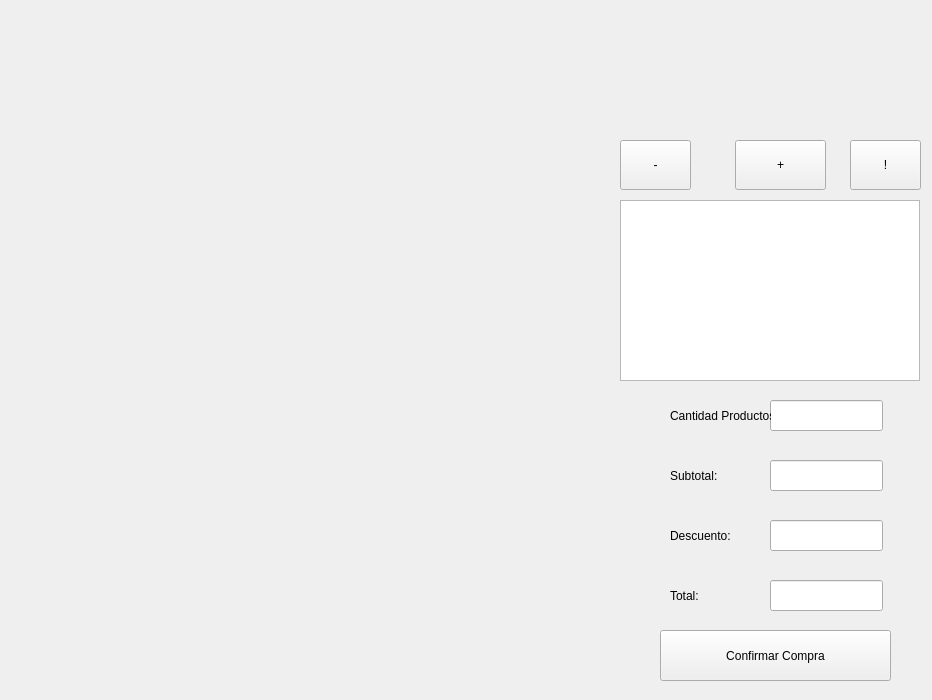
<?xml version="1.0" encoding="UTF-8"?>
<ui version="4.0">
 <class>VentanaListaProductos</class>
 <widget class="QWidget" name="VentanaListaProductos">
  <property name="geometry">
   <rect>
    <x>0</x>
    <y>0</y>
    <width>932</width>
    <height>700</height>
   </rect>
  </property>
  <property name="minimumSize">
   <size>
    <width>0</width>
    <height>0</height>
   </size>
  </property>
  <property name="maximumSize">
   <size>
    <width>1200</width>
    <height>700</height>
   </size>
  </property>
  <property name="windowTitle">
   <string>Form</string>
  </property>
  <property name="inputMethodHints">
   <set>Qt::ImhNone</set>
  </property>
  <widget class="QTableWidget" name="tableWidget">
   <property name="geometry">
    <rect>
     <x>620</x>
     <y>200</y>
     <width>300</width>
     <height>181</height>
    </rect>
   </property>
  </widget>
  <widget class="QPushButton" name="pushButton">
   <property name="geometry">
    <rect>
     <x>620</x>
     <y>140</y>
     <width>71</width>
     <height>50</height>
    </rect>
   </property>
   <property name="text">
    <string>-</string>
   </property>
  </widget>
  <widget class="QPushButton" name="pushButton_2">
   <property name="geometry">
    <rect>
     <x>735</x>
     <y>140</y>
     <width>91</width>
     <height>50</height>
    </rect>
   </property>
   <property name="text">
    <string>+</string>
   </property>
  </widget>
  <widget class="QPushButton" name="pushButton_3">
   <property name="geometry">
    <rect>
     <x>850</x>
     <y>140</y>
     <width>71</width>
     <height>50</height>
    </rect>
   </property>
   <property name="text">
    <string>!</string>
   </property>
  </widget>
  <widget class="QLabel" name="label_3">
   <property name="geometry">
    <rect>
     <x>670</x>
     <y>520</y>
     <width>101</width>
     <height>31</height>
    </rect>
   </property>
   <property name="text">
    <string>Descuento:</string>
   </property>
  </widget>
  <widget class="QLineEdit" name="lineEdit_4">
   <property name="geometry">
    <rect>
     <x>770</x>
     <y>580</y>
     <width>113</width>
     <height>31</height>
    </rect>
   </property>
   <property name="readOnly">
    <bool>true</bool>
   </property>
  </widget>
  <widget class="QLineEdit" name="lineEdit">
   <property name="geometry">
    <rect>
     <x>770</x>
     <y>400</y>
     <width>113</width>
     <height>31</height>
    </rect>
   </property>
   <property name="readOnly">
    <bool>true</bool>
   </property>
  </widget>
  <widget class="QLineEdit" name="lineEdit_2">
   <property name="geometry">
    <rect>
     <x>770</x>
     <y>460</y>
     <width>113</width>
     <height>31</height>
    </rect>
   </property>
   <property name="readOnly">
    <bool>true</bool>
   </property>
  </widget>
  <widget class="QLabel" name="label_2">
   <property name="geometry">
    <rect>
     <x>670</x>
     <y>460</y>
     <width>101</width>
     <height>31</height>
    </rect>
   </property>
   <property name="text">
    <string>Subtotal:</string>
   </property>
  </widget>
  <widget class="QLabel" name="label">
   <property name="geometry">
    <rect>
     <x>670</x>
     <y>400</y>
     <width>101</width>
     <height>31</height>
    </rect>
   </property>
   <property name="text">
    <string>Cantidad Productos:</string>
   </property>
  </widget>
  <widget class="QLineEdit" name="lineEdit_3">
   <property name="geometry">
    <rect>
     <x>770</x>
     <y>520</y>
     <width>113</width>
     <height>31</height>
    </rect>
   </property>
   <property name="readOnly">
    <bool>true</bool>
   </property>
  </widget>
  <widget class="QPushButton" name="pushButton_4">
   <property name="geometry">
    <rect>
     <x>660</x>
     <y>630</y>
     <width>231</width>
     <height>51</height>
    </rect>
   </property>
   <property name="text">
    <string>Confirmar Compra</string>
   </property>
  </widget>
  <widget class="QLabel" name="label_4">
   <property name="geometry">
    <rect>
     <x>670</x>
     <y>580</y>
     <width>101</width>
     <height>31</height>
    </rect>
   </property>
   <property name="text">
    <string>Total:</string>
   </property>
  </widget>
 </widget>
 <resources/>
 <connections/>
</ui>
